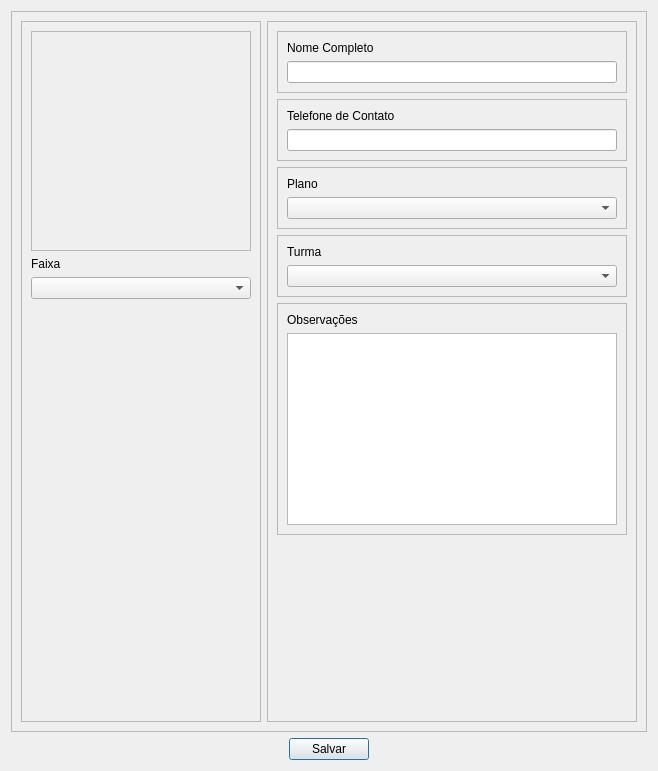
<?xml version="1.0" encoding="UTF-8"?>
<ui version="4.0">
 <class>Dialog</class>
 <widget class="QDialog" name="Dialog">
  <property name="geometry">
   <rect>
    <x>0</x>
    <y>0</y>
    <width>658</width>
    <height>771</height>
   </rect>
  </property>
  <property name="windowTitle">
   <string>Aluno</string>
  </property>
  <layout class="QVBoxLayout" name="verticalLayout_9">
   <item>
    <widget class="QFrame" name="frame_6">
     <property name="frameShape">
      <enum>QFrame::Shape::StyledPanel</enum>
     </property>
     <property name="frameShadow">
      <enum>QFrame::Shadow::Raised</enum>
     </property>
     <layout class="QHBoxLayout" name="horizontalLayout">
      <item>
       <widget class="QFrame" name="left">
        <property name="frameShape">
         <enum>QFrame::Shape::StyledPanel</enum>
        </property>
        <property name="frameShadow">
         <enum>QFrame::Shadow::Raised</enum>
        </property>
        <layout class="QVBoxLayout" name="verticalLayout_8">
         <item>
          <widget class="QFrame" name="frame_user_photo_2">
           <property name="frameShape">
            <enum>QFrame::Shape::StyledPanel</enum>
           </property>
           <property name="frameShadow">
            <enum>QFrame::Shadow::Raised</enum>
           </property>
           <layout class="QHBoxLayout" name="horizontalLayout_4">
            <item>
             <spacer name="h1_2">
              <property name="orientation">
               <enum>Qt::Orientation::Horizontal</enum>
              </property>
              <property name="sizeHint" stdset="0">
               <size>
                <width>40</width>
                <height>20</height>
               </size>
              </property>
             </spacer>
            </item>
            <item>
             <widget class="QLabel" name="label_user_photo">
              <property name="minimumSize">
               <size>
                <width>200</width>
                <height>200</height>
               </size>
              </property>
              <property name="maximumSize">
               <size>
                <width>300</width>
                <height>300</height>
               </size>
              </property>
              <property name="text">
               <string/>
              </property>
             </widget>
            </item>
            <item>
             <spacer name="h2_2">
              <property name="orientation">
               <enum>Qt::Orientation::Horizontal</enum>
              </property>
              <property name="sizeHint" stdset="0">
               <size>
                <width>40</width>
                <height>20</height>
               </size>
              </property>
             </spacer>
            </item>
           </layout>
          </widget>
         </item>
         <item>
          <widget class="QLabel" name="label_7">
           <property name="text">
            <string>Faixa</string>
           </property>
          </widget>
         </item>
         <item>
          <widget class="QComboBox" name="combo_belts"/>
         </item>
         <item>
          <spacer name="v1_2">
           <property name="orientation">
            <enum>Qt::Orientation::Vertical</enum>
           </property>
           <property name="sizeHint" stdset="0">
            <size>
             <width>20</width>
             <height>291</height>
            </size>
           </property>
          </spacer>
         </item>
        </layout>
       </widget>
      </item>
      <item>
       <widget class="QFrame" name="right">
        <property name="frameShape">
         <enum>QFrame::Shape::StyledPanel</enum>
        </property>
        <property name="frameShadow">
         <enum>QFrame::Shadow::Raised</enum>
        </property>
        <layout class="QVBoxLayout" name="verticalLayout_10">
         <item>
          <widget class="QFrame" name="frame_7">
           <property name="frameShape">
            <enum>QFrame::Shape::StyledPanel</enum>
           </property>
           <property name="frameShadow">
            <enum>QFrame::Shadow::Raised</enum>
           </property>
           <layout class="QVBoxLayout" name="verticalLayout_11">
            <item>
             <widget class="QLabel" name="label_8">
              <property name="text">
               <string>Nome Completo</string>
              </property>
             </widget>
            </item>
            <item>
             <widget class="QLineEdit" name="line_name"/>
            </item>
           </layout>
          </widget>
         </item>
         <item>
          <widget class="QFrame" name="frame_8">
           <property name="frameShape">
            <enum>QFrame::Shape::StyledPanel</enum>
           </property>
           <property name="frameShadow">
            <enum>QFrame::Shadow::Raised</enum>
           </property>
           <layout class="QVBoxLayout" name="verticalLayout_12">
            <item>
             <widget class="QLabel" name="label_9">
              <property name="text">
               <string>Telefone de Contato</string>
              </property>
             </widget>
            </item>
            <item>
             <widget class="QLineEdit" name="line_phone"/>
            </item>
           </layout>
          </widget>
         </item>
         <item>
          <widget class="QFrame" name="frame_9">
           <property name="frameShape">
            <enum>QFrame::Shape::StyledPanel</enum>
           </property>
           <property name="frameShadow">
            <enum>QFrame::Shadow::Raised</enum>
           </property>
           <layout class="QVBoxLayout" name="verticalLayout_13">
            <item>
             <widget class="QLabel" name="label_10">
              <property name="text">
               <string>Plano</string>
              </property>
             </widget>
            </item>
            <item>
             <widget class="QComboBox" name="combo_plan"/>
            </item>
           </layout>
          </widget>
         </item>
         <item>
          <widget class="QFrame" name="frame_10">
           <property name="frameShape">
            <enum>QFrame::Shape::StyledPanel</enum>
           </property>
           <property name="frameShadow">
            <enum>QFrame::Shadow::Raised</enum>
           </property>
           <layout class="QVBoxLayout" name="verticalLayout_14">
            <item>
             <widget class="QLabel" name="label_11">
              <property name="text">
               <string>Turma</string>
              </property>
             </widget>
            </item>
            <item>
             <widget class="QComboBox" name="combo_class"/>
            </item>
           </layout>
          </widget>
         </item>
         <item>
          <widget class="QFrame" name="frame_11">
           <property name="frameShape">
            <enum>QFrame::Shape::StyledPanel</enum>
           </property>
           <property name="frameShadow">
            <enum>QFrame::Shadow::Raised</enum>
           </property>
           <layout class="QVBoxLayout" name="verticalLayout_15">
            <item>
             <widget class="QLabel" name="label_12">
              <property name="text">
               <string>Observações</string>
              </property>
             </widget>
            </item>
            <item>
             <widget class="QTextEdit" name="textEdit_observation"/>
            </item>
           </layout>
          </widget>
         </item>
         <item>
          <spacer name="horizontalSpacer_4">
           <property name="orientation">
            <enum>Qt::Orientation::Horizontal</enum>
           </property>
           <property name="sizeHint" stdset="0">
            <size>
             <width>657</width>
             <height>20</height>
            </size>
           </property>
          </spacer>
         </item>
         <item>
          <spacer name="verticalSpacer_2">
           <property name="orientation">
            <enum>Qt::Orientation::Vertical</enum>
           </property>
           <property name="sizeHint" stdset="0">
            <size>
             <width>20</width>
             <height>40</height>
            </size>
           </property>
          </spacer>
         </item>
        </layout>
       </widget>
      </item>
     </layout>
    </widget>
   </item>
   <item>
    <layout class="QHBoxLayout" name="horizontalLayout_3">
     <item>
      <spacer name="horizontalSpacer">
       <property name="orientation">
        <enum>Qt::Orientation::Horizontal</enum>
       </property>
       <property name="sizeHint" stdset="0">
        <size>
         <width>40</width>
         <height>20</height>
        </size>
       </property>
      </spacer>
     </item>
     <item>
      <widget class="QPushButton" name="save_btn">
       <property name="text">
        <string>Salvar</string>
       </property>
      </widget>
     </item>
     <item>
      <spacer name="horizontalSpacer_2">
       <property name="orientation">
        <enum>Qt::Orientation::Horizontal</enum>
       </property>
       <property name="sizeHint" stdset="0">
        <size>
         <width>40</width>
         <height>20</height>
        </size>
       </property>
      </spacer>
     </item>
    </layout>
   </item>
  </layout>
 </widget>
 <resources/>
 <connections/>
</ui>
